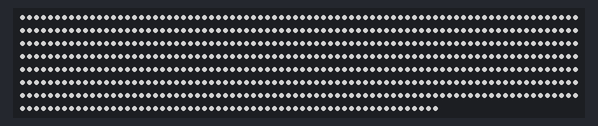
A sketch run on a simulated ESP32. On the bench: 620 RGB LEDs in strip order, left to right, continuing on the next row. Dim RGB values are drawn brighter than linear; WiFi joins after 1.5 s; servers stay silent unless stated; what the sketch prints to the serial monitor is not drawn.

Above: at 3.2 s.
At 5.2 s:
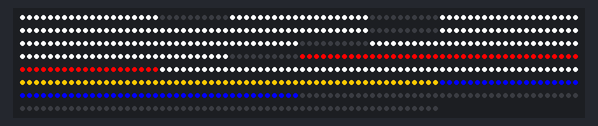

The sketch:

display_board.ino
```cpp
/**
 * ============================================================
 *  SURF JUDGING — TABLEAU D'AFFICHAGE LED COB RGBW
 *  Firmware ESP32 (Arduino Framework)
 * ============================================================
 *
 * Ce firmware pilote un tableau d'affichage LED composé de :
 *   - 4 chiffres 7-segments (Timer MM:SS) — LED COB RGBW
 *   - 4 panneaux de priorité dynamique — LED COB RGBW (WS2814)
 *   - 1 bande supérieure (vert = début, jaune = 5 dernières min)
 *
 * L'ESP32 interroge le serveur toutes les 500ms via HTTP GET
 * et décompte le timer localement pour éviter les saccades.
 *
 * Protocole LED : WS2814 (RGBW 24V) via NeoPixelBus
 * ============================================================
 */

#include <Arduino.h>
#include <WiFi.h>
#include <HTTPClient.h>
#include <ArduinoJson.h>
#include <NeoPixelBus.h>

// =================================================================
// CONFIGURATION — À adapter selon votre installation
// =================================================================

// --- WiFi ---
const char* WIFI_SSID     = "SURF_JUDGING_LAN";   // Nom du réseau plage
const char* WIFI_PASSWORD = "changeme2024";         // Mot de passe WiFi

// --- Serveur ---
const char* SERVER_URL = "http://192.168.1.69:4000/api/iot/display";
const int   POLL_INTERVAL_MS = 500;  // Fréquence de polling (500ms)

// --- LED Configuration ---
// Nombre total de LED sur la chaîne (Data pin unique)
// Timer: 4 chiffres x 7 segments x ~10 LED/segment = 280 LED
// Priorité: 4 panneaux x 60 LED = 240 LED
// Bande: ~100 LED
const int TOTAL_LEDS = 620;

// Pin de données pour les LED WS2814 RGBW
const int LED_DATA_PIN = 16;

// --- Mapping des zones LED ---
// Chaque zone est définie par son offset et sa taille dans la chaîne

// Timer Digit 1 (dizaines de minutes)
const int DIGIT1_OFFSET = 0;
const int LEDS_PER_SEGMENT = 10;  // Nombre de LED par segment de 7-seg

// Timer Digit 2 (unités de minutes)
const int DIGIT2_OFFSET = 70;   // 7 segments x 10 LED

// Timer Digit 3 (dizaines de secondes)
const int DIGIT3_OFFSET = 140;

// Timer Digit 4 (unités de secondes)
const int DIGIT4_OFFSET = 210;

// Panneaux de priorité
const int PRIORITY_OFFSET = 280;
const int LEDS_PER_PRIORITY_PANEL = 60;

// Bande supérieure
const int BAND_OFFSET = 520;
const int BAND_LED_COUNT = 100;

// --- Luminosité ---
const uint8_t BRIGHTNESS_DAY   = 255;  // Plein jour
const uint8_t BRIGHTNESS_NIGHT = 100;  // Soir/Nuit

// =================================================================
// TYPES & STRUCTURES
// =================================================================

struct DisplayState {
  char timer_text[6];       // "MM:SS\0"
  int  remaining_seconds;
  bool is_running;
  char band[10];            // "GREEN", "YELLOW" ou "OFF"
  char priority[4][10];     // 4 couleurs (ex: "ROUGE", "BLANC", ...)
  int  priority_count;
  char status[12];          // "running", "waiting", etc.
  unsigned long server_time;
  unsigned long local_sync_millis;
};

// Table de vérité pour les segments 7-seg
// Segments: A(top), B(top-right), C(bottom-right), D(bottom),
//           E(bottom-left), F(top-left), G(middle)
//           Index:  A  B  C  D  E  F  G
const bool DIGIT_SEGMENTS[10][7] = {
  /* 0 */ { 1, 1, 1, 1, 1, 1, 0 },
  /* 1 */ { 0, 1, 1, 0, 0, 0, 0 },
  /* 2 */ { 1, 1, 0, 1, 1, 0, 1 },
  /* 3 */ { 1, 1, 1, 1, 0, 0, 1 },
  /* 4 */ { 0, 1, 1, 0, 0, 1, 1 },
  /* 5 */ { 1, 0, 1, 1, 0, 1, 1 },
  /* 6 */ { 1, 0, 1, 1, 1, 1, 1 },
  /* 7 */ { 1, 1, 1, 0, 0, 0, 0 },
  /* 8 */ { 1, 1, 1, 1, 1, 1, 1 },
  /* 9 */ { 1, 1, 1, 1, 0, 1, 1 },
};

// =================================================================
// GLOBALS
// =================================================================

// NeoPixelBus pour WS2814 RGBW (méthode DMA, pin unique)
NeoPixelBus<NeoGrbwFeature, NeoEsp32I2s1Ws2812xMethod> strip(TOTAL_LEDS, LED_DATA_PIN);

DisplayState displayState;
DisplayState previousState;

unsigned long lastPollMs  = 0;
unsigned long lastRenderMs = 0;
bool wifiConnected = false;
uint8_t currentBrightness = BRIGHTNESS_DAY;

// =================================================================
// COULEURS RGBW
// =================================================================

RgbwColor colorFromName(const char* name) {
  if (strcmp(name, "ROUGE") == 0 || strcmp(name, "RED") == 0)
    return RgbwColor(255, 0, 0, 0);
  if (strcmp(name, "BLANC") == 0 || strcmp(name, "WHITE") == 0)
    return RgbwColor(0, 0, 0, 255);       // Canal W pur pour un vrai blanc
  if (strcmp(name, "JAUNE") == 0 || strcmp(name, "YELLOW") == 0)
    return RgbwColor(255, 200, 0, 0);
  if (strcmp(name, "BLEU") == 0 || strcmp(name, "BLUE") == 0)
    return RgbwColor(0, 0, 255, 0);
  if (strcmp(name, "VERT") == 0 || strcmp(name, "GREEN") == 0)
    return RgbwColor(0, 255, 0, 0);
  // Fallback: blanc chaud
  return RgbwColor(180, 140, 80, 50);
}

RgbwColor applyBrightness(RgbwColor color, uint8_t brightness) {
  float factor = brightness / 255.0f;
  return RgbwColor(
    (uint8_t)(color.R * factor),
    (uint8_t)(color.G * factor),
    (uint8_t)(color.B * factor),
    (uint8_t)(color.W * factor)
  );
}

// =================================================================
// WIFI
// =================================================================

void setupWiFi() {
  Serial.printf("[WIFI] Connexion à %s...\n", WIFI_SSID);
  WiFi.begin(WIFI_SSID, WIFI_PASSWORD);
  WiFi.setAutoReconnect(true);

  int attempts = 0;
  while (WiFi.status() != WL_CONNECTED && attempts < 40) {
    delay(250);
    Serial.print(".");
    attempts++;
  }

  if (WiFi.status() == WL_CONNECTED) {
    wifiConnected = true;
    Serial.printf("\n[WIFI] ✅ Connecté! IP: %s\n", WiFi.localIP().toString().c_str());
  } else {
    wifiConnected = false;
    Serial.println("\n[WIFI] ❌ Échec de connexion, fonctionnement en mode autonome");
  }
}

// =================================================================
// SERVEUR — Polling HTTP
// =================================================================

bool fetchDisplayState() {
  if (WiFi.status() != WL_CONNECTED) {
    wifiConnected = false;
    return false;
  }
  wifiConnected = true;

  HTTPClient http;
  http.begin(SERVER_URL);
  http.setTimeout(2000); // Timeout court pour ne pas bloquer le rendu

  int httpCode = http.GET();
  if (httpCode != 200) {
    Serial.printf("[HTTP] Erreur: %d\n", httpCode);
    http.end();
    return false;
  }

  String payload = http.getString();
  http.end();

  // Parse JSON
  StaticJsonDocument<1024> doc;
  DeserializationError error = deserializeJson(doc, payload);
  if (error) {
    Serial.printf("[JSON] Parse error: %s\n", error.c_str());
    return false;
  }

  // Sauvegarder ancien état
  memcpy(&previousState, &displayState, sizeof(DisplayState));

  // --- Timer ---
  strlcpy(displayState.timer_text, doc["timer"] | "20:00", sizeof(displayState.timer_text));
  displayState.remaining_seconds = doc["remaining_seconds"] | 1200;
  displayState.is_running = doc["is_running"] | false;

  // --- Bande ---
  strlcpy(displayState.band, doc["band"] | "OFF", sizeof(displayState.band));

  // --- Priorité ---
  JsonArray priorityArr = doc["priority"].as<JsonArray>();
  displayState.priority_count = 0;
  if (priorityArr) {
    for (JsonVariant v : priorityArr) {
      if (displayState.priority_count < 4) {
        strlcpy(displayState.priority[displayState.priority_count],
                v.as<const char*>() ? v.as<const char*>() : "BLANC",
                sizeof(displayState.priority[0]));
        displayState.priority_count++;
      }
    }
  }

  // --- Status ---
  strlcpy(displayState.status, doc["status"] | "waiting", sizeof(displayState.status));

  // --- Sync timestamp ---
  displayState.server_time = doc["server_time"] | 0UL;
  displayState.local_sync_millis = millis();

  Serial.printf("[IOT] Timer: %s | Band: %s | Priority: %d colors | Status: %s\n",
    displayState.timer_text, displayState.band,
    displayState.priority_count, displayState.status);

  return true;
}

// =================================================================
// TIMER LOCAL — Décomptage autonome entre les polls
// =================================================================

void computeLocalTimer(char* out, int* remainingSec) {
  if (!displayState.is_running || displayState.remaining_seconds <= 0) {
    strlcpy(out, displayState.timer_text, 6);
    *remainingSec = displayState.remaining_seconds;
    return;
  }

  // Temps écoulé depuis la dernière synchro serveur
  unsigned long elapsed = (millis() - displayState.local_sync_millis) / 1000;
  int remaining = displayState.remaining_seconds - (int)elapsed;
  if (remaining < 0) remaining = 0;

  int minutes = remaining / 60;
  int seconds = remaining % 60;
  snprintf(out, 6, "%02d:%02d", minutes, seconds);
  *remainingSec = remaining;
}

// =================================================================
// RENDU LED — 7-Segments
// =================================================================

void renderDigit(int digitOffset, int digitValue, RgbwColor onColor, RgbwColor offColor) {
  if (digitValue < 0 || digitValue > 9) digitValue = 0;

  for (int seg = 0; seg < 7; seg++) {
    RgbwColor color = DIGIT_SEGMENTS[digitValue][seg] ? onColor : offColor;
    int startLed = digitOffset + (seg * LEDS_PER_SEGMENT);
    for (int i = 0; i < LEDS_PER_SEGMENT; i++) {
      strip.SetPixelColor(startLed + i, color);
    }
  }
}

void renderTimer(const char* timerText, bool isLast5) {
  // Couleur du timer: blanc normalement, rouge si 5 dernières minutes
  RgbwColor timerColor = isLast5
    ? applyBrightness(RgbwColor(255, 0, 0, 0), currentBrightness)      // Rouge
    : applyBrightness(RgbwColor(0, 0, 0, 255), currentBrightness);     // Blanc pur (canal W)

  RgbwColor offColor(0, 0, 0, 0);

  // Parse "MM:SS"
  int m1 = (timerText[0] - '0');
  int m2 = (timerText[1] - '0');
  int s1 = (timerText[3] - '0');
  int s2 = (timerText[4] - '0');

  renderDigit(DIGIT1_OFFSET, m1, timerColor, offColor);
  renderDigit(DIGIT2_OFFSET, m2, timerColor, offColor);
  renderDigit(DIGIT3_OFFSET, s1, timerColor, offColor);
  renderDigit(DIGIT4_OFFSET, s2, timerColor, offColor);
}

// =================================================================
// RENDU LED — Panneaux de Priorité
// =================================================================

void renderPriorityPanels() {
  for (int panel = 0; panel < 4; panel++) {
    int offset = PRIORITY_OFFSET + (panel * LEDS_PER_PRIORITY_PANEL);
    RgbwColor color;

    if (panel < displayState.priority_count) {
      color = applyBrightness(
        colorFromName(displayState.priority[panel]),
        currentBrightness
      );
    } else {
      color = RgbwColor(0, 0, 0, 0);  // Éteint si pas assez de surfeurs
    }

    for (int i = 0; i < LEDS_PER_PRIORITY_PANEL; i++) {
      strip.SetPixelColor(offset + i, color);
    }
  }
}

// =================================================================
// RENDU LED — Bande Supérieure
// =================================================================

void renderBand() {
  RgbwColor bandColor;

  if (strcmp(displayState.band, "GREEN") == 0) {
    bandColor = applyBrightness(RgbwColor(0, 255, 0, 0), currentBrightness);
  } else if (strcmp(displayState.band, "YELLOW") == 0) {
    bandColor = applyBrightness(RgbwColor(255, 200, 0, 0), currentBrightness);
  } else {
    bandColor = RgbwColor(0, 0, 0, 0);  // OFF
  }

  for (int i = 0; i < BAND_LED_COUNT; i++) {
    strip.SetPixelColor(BAND_OFFSET + i, bandColor);
  }
}

// =================================================================
// RENDU COMPLET
// =================================================================

void renderAll() {
  char localTimer[6];
  int localRemaining;
  computeLocalTimer(localTimer, &localRemaining);
  bool isLast5 = displayState.is_running && localRemaining <= 300 && localRemaining > 0;

  renderTimer(localTimer, isLast5);
  renderPriorityPanels();
  renderBand();
  strip.Show();
}

// =================================================================
// ANIMATION — Effet de démarrage "BÉTON"
// =================================================================

void startupAnimation() {
  // Sweep vert sur toute la chaîne
  for (int i = 0; i < TOTAL_LEDS; i++) {
    strip.SetPixelColor(i, RgbwColor(0, 80, 0, 0));
    if (i > 0) strip.SetPixelColor(i - 1, RgbwColor(0, 0, 0, 0));
    if (i % 5 == 0) strip.Show();
  }
  // Flash blanc final
  for (int i = 0; i < TOTAL_LEDS; i++) {
    strip.SetPixelColor(i, RgbwColor(0, 0, 0, 120));
  }
  strip.Show();
  delay(300);
  // Éteindre tout
  for (int i = 0; i < TOTAL_LEDS; i++) {
    strip.SetPixelColor(i, RgbwColor(0, 0, 0, 0));
  }
  strip.Show();
}

// =================================================================
// SETUP & LOOP
// =================================================================

void setup() {
  Serial.begin(115200);
  Serial.println("\n==========================================");
  Serial.println("  SURF JUDGING — TABLEAU LED COB RGBW");
  Serial.println("  Firmware v1.0 — ESP32");
  Serial.println("==========================================\n");

  // Initialiser les LED
  strip.Begin();
  strip.Show();

  // Animation de démarrage
  startupAnimation();

  // Initialiser l'état par défaut
  strlcpy(displayState.timer_text, "20:00", sizeof(displayState.timer_text));
  displayState.remaining_seconds = 1200;
  displayState.is_running = false;
  strlcpy(displayState.band, "OFF", sizeof(displayState.band));
  displayState.priority_count = 4;
  strlcpy(displayState.priority[0], "ROUGE", sizeof(displayState.priority[0]));
  strlcpy(displayState.priority[1], "BLANC", sizeof(displayState.priority[1]));
  strlcpy(displayState.priority[2], "JAUNE", sizeof(displayState.priority[2]));
  strlcpy(displayState.priority[3], "BLEU",  sizeof(displayState.priority[3]));
  strlcpy(displayState.status, "waiting", sizeof(displayState.status));
  displayState.server_time = 0;
  displayState.local_sync_millis = millis();

  // Connexion WiFi
  setupWiFi();

  // Premier fetch
  fetchDisplayState();

  // Premier rendu
  renderAll();
}

void loop() {
  unsigned long now = millis();

  // Polling du serveur toutes les 500ms
  if (now - lastPollMs >= POLL_INTERVAL_MS) {
    lastPollMs = now;

    if (WiFi.status() != WL_CONNECTED) {
      // Tentative de reconnexion en arrière-plan
      // (WiFi.setAutoReconnect gère, mais on log)
      if (wifiConnected) {
        Serial.println("[WIFI] ⚠️ Déconnecté! Timer autonome actif.");
        wifiConnected = false;
      }
    } else {
      if (!wifiConnected) {
        Serial.println("[WIFI] ✅ Reconnecté!");
        wifiConnected = true;
      }
      fetchDisplayState();
    }
  }

  // Rendu LED à ~30fps (toutes les 33ms)
  if (now - lastRenderMs >= 33) {
    lastRenderMs = now;
    renderAll();
  }
}
```
